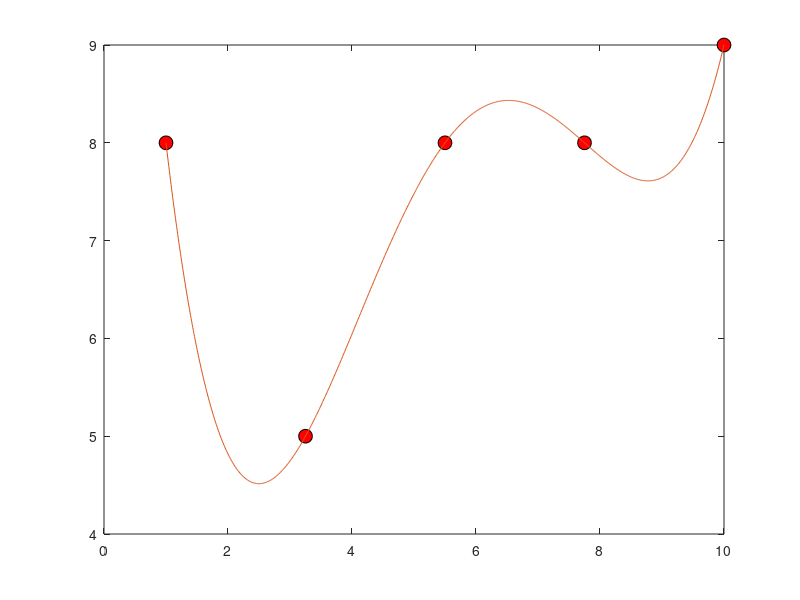

This chart was generated by the following MATLAB code:
close all;
clc;

N = 5;
x = linspace(1,10,N); % check the dimension
y = randi(10,[1,N]);

%plot
plot(x, y, 'o','MarkerSize',10,'MarkerFaceColor','r','MarkerEdgeColor','k')

y = y';

% prepare G matrix  - Dimension (N x N)
%    [x0^0  x0^1  x0^2 ..... x0^(N-1)]
%    |x1^0  x1^1  x1^2 ..... x1^(N-1)|
%    |x2^0  x2^1  x2^2 ..... x2^(N-1)|
%G = |x3^0  x3^1  x3^2 ..... x3^(N-1)|
%    |:  :   :     :     :    :  |
%    [xN^0  xN^1  xN^2 ..... xN^(N-1)]

G=[[0]*N]*N;

for i=1:N
    for j=1:N
        G(i,j) = x(i)^(j-1);
    end
end

% m is column vector (N x 1) 
m = inv(G)*y;  

xi = linspace(x(1),x(end),1000);

xi = xi';

% yi = [1 xi^1 xi^2 xi^3 ..... xi^(n-1)] * m % (1000 x N) (N x 1) 

yi=linspace(0,0,1000);

for i=1:1000
    for j=1:N
        yi(i) = yi(i) + (xi(i)^(j-1))*m(j);
    end
end

hold on
plot(xi,yi)

